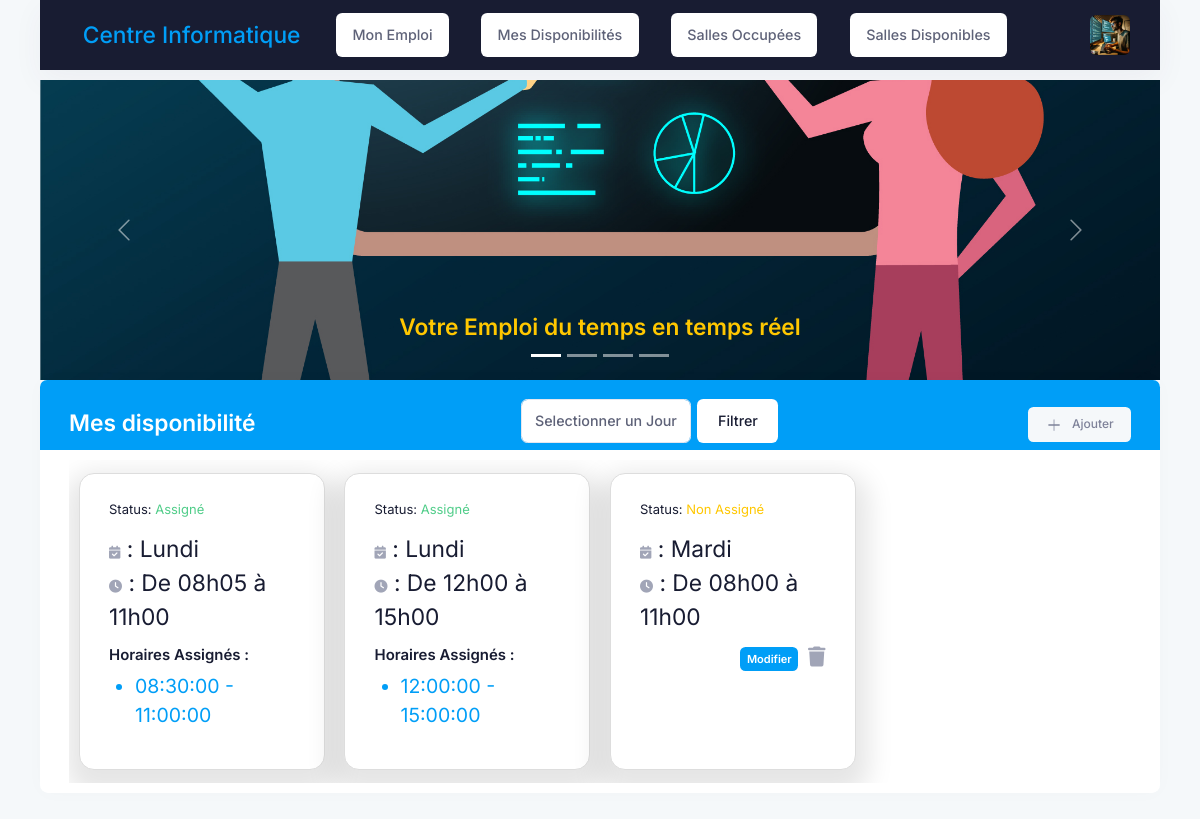
Page /disp (signed in) on the committed database.
### account/models.py (models this page shows, shortened)
class Teacher(models.Model):
    user = models.OneToOneField(User, on_delete=models.CASCADE)
    telephone = models.CharField(max_length=100)
    photo = models.ImageField(upload_to='teacher_photos/', blank=True, null=True)  # Ajout du champ photo de profil
    adresse = models.CharField(max_length=255, blank=True, null=True)  # Ajout du champ adresse
    cv = models.FileField(upload_to='teacher_cvs/', blank=True, null=True)  # Ajout du champ CV
    class Meta:
        verbose_name= 'Professeur'

### EmploiApp/models.py (models this page shows, shortened)
class ProfDispoWeek(models.Model):
    DAYS_OF_WEEK = [
        (0, 'Lundi'),
        (1, 'Mardi'),
        (2, 'Mercredi'),
        (3, 'Jeudi'),
        (4, 'Vendredi'),
        (5, 'Samedi'),
        (6, 'Dimanche'),
    ]
    teacher = models.ForeignKey('account.Teacher', on_delete=models.CASCADE)
    day_week = models.IntegerField(choices=DAYS_OF_WEEK)
    start_time = models.TimeField()
    end_time = models.TimeField()
    busy = models.BooleanField(default=False)  # Vérifie si la disponibilité est affectée ou pas
    occupied_intervals = models.JSONField(default=list, blank=True,null=True)  # Stocker les intervalles occupés

### EmploiApp/views.py (the view, shortened to what this page needs)
# urls.py: path('disp',views.dispo, name="dispo"),
@login_required(login_url="account:app_login")
def dispo(request):
    user = request.user
    try:
        owner = Teacher.objects.get(user=user)
    except Teacher.DoesNotExist:
        return redirect('account:app_logout')
    search_day = request.GET.get('search_day')
    dispo_list = ProfDispoWeek.objects.filter(teacher=owner).order_by('day_week', 'start_time')
    if search_day is not None and search_day != '':
        dispo_list = dispo_list.filter(day_week=int(search_day))
    paginator = Paginator(dispo_list, 8)
    page_number = request.GET.get('page')
    page_obj = paginator.get_page(page_number)
    for dispo in page_obj:
        print("Occupied intervals:", dispo.occupied_intervals)  # Ajoutez ceci avant de retourner le contexte
    context = {
        "dispos": page_obj,
        'form': Dispoform(),
    }
    return render(request, "teacher/dispo.html", context)

### EmploiApp/forms.py (shortened to what this page needs)
class Dispoform(forms.ModelForm):
        class Meta:
            model = ProfDispoWeek
            fields = ['day_week', 'start_time', 'end_time']  # Assurez-vous d'inclure tous les champs nécessaires
            widgets = {
                'day_week': forms.Select(attrs={
                    'class': 'form-control',
                    'placeholder': 'Sélectionnez le jour de la semaine'  # Optionnel
                }),
                'start_time': forms.TimeInput(attrs={
                    'class': 'form-control',
                    'type': 'time',  # Cela affichera un sélecteur d'heure dans certains navigateurs
                    'placeholder': 'Heure de début'  # Optionnel
                }),
                'end_time': forms.TimeInput(attrs={
                    'class': 'form-control',
                    'type': 'time',  # Cela affichera un sélecteur d'heure dans certains navigateurs
                    'placeholder': 'Heure de fin'  # Optionnel
                }),
            }
            labels = {
            'day_week': 'Jour de la semaine',
            'start_time': 'Heure de début',
            'end_time': 'Heure de fin',
            }

### EmploiApp/templates/teacher/dispo.html (shortened to what this page needs)
{% extends "base.html" %}
{% load static%}
{% block content %}
<div class="card mb-5 mb-xl-8">
    <div class="card-header border-0 pt-5 bg-primary">
        <div class="col-12">
        </div>
        <h3 class="card-title align-items-start flex-column text-center ">
            <span class="card-label fw-bold fs-1 mb-1 text-white">Mes disponibilité</span>
        </h3>
        <div class="">
            <form class="d-flex" role="search" method="GET">
                <select name="search_day" class="form-control me-2">
                    <option value="">Selectionner un Jour</option>
                </select>
                <button class="btn btn-white" type="submit">Filtrer </button>
            </form>
        </div>
        <div class="card-toolbar" data-bs-toggle="tooltip" data-bs-placement="top" data-bs-trigger="hover">
            <a href="#" class="btn btn-sm btn-light" data-bs-toggle="modal" data-bs-target="#kt_modal_invite_friends">
                <span class="svg-icon svg-icon-3">
                    <svg width="24" height="24" viewBox="0 0 24 24" fill="none" xmlns="http://www.w3.org/2000/svg">
                        <rect opacity="0.5" x="11.364" y="20.364" width="16" height="2" rx="1"
                            transform="rotate(-90 11.364 20.364)" fill="currentColor" />
                        <rect x="4.36396" y="11.364" width="16" height="2" rx="1" fill="currentColor" />
                    </svg>
                </span>
                Ajouter</a>
        </div>
    </div>
    <div class="card-body py-3">
        <div class="table-responsive">
            <div class="container mt-4">
                <div class="row">
                    {% for dispo in dispos %}
                    <div class="col-md-3 mb-4">
                        <div class="card card-custom shadow-lg h-100">
                            <div class="card-body">
                                <p class="fs-0">Status:
                                {% if dispo.busy %}
                                    <span class="text-success">Assigné</span>
                                {% else %}
                                    <span class="text-warning">Non Assigné</span>
                                {% endif %}
                                </p>
                                <div class="">
                                    <p class=" fs-1" style="font-size: 50px;">
                                        <i class="fas fa-calendar-check fa-2x"></i> : {{ dispo.get_day_week_display }}<br>
                                        <i class="fas fa-clock fa-2x"></i> : <span class="bold">De</span> {{ dispo.start_time|time:"H\\hi" }}  <span class="bold">à</span> {{ dispo.end_time|time:"H\\hi" }}
                                    </p>
                                </div>
                                {% if dispo.occupied_intervals %}
                                <div>
                                    <h5>Horaires Assignés :</h5>
                                    <ul class="text-primary fs-2">
                                        {% for interval in dispo.occupied_intervals %}
                                            <li>{{ interval.0 }} - {{ interval.1 }}</li>
                                        {% endfor %}
                                    </ul>
                                </div>
                            {% endif %}
                                {% if not dispo.busy %}
                                <div class="d-flex justify-content-end">
                                    <a href="#" class="me-3 btn badge badge-primary p-2 edit-dispo-btn" data-bs-toggle="modal" data-bs-target="#editDispoModal" data-id="{{ dispo.pk }}" data-day="{{ dispo.day_week }}" data-start-time="{{ dispo.start_time|time:'H:i'}}" data-end-time="{{ dispo.end_time|time:'H:i' }}">
                                        Modifier
                                    </a>
                                    <a data-bs-toggle="modal" data-bs-target="#exampleModal" class="delete-dispo-btn" data-id="{{ dispo.pk }}" data-day="{{ dispo.get_day_week_display }}" data-start-time="{{ dispo.start_time|time:'H:i' }}" data-end-time="{{ dispo.end_time|time:'H:i' }}">
                                        <i class="fa-solid fa-trash fa-2x" style="font-size: 20px;"></i>
                                    </a>
                                </div>
                                {% endif %}
                            </div>
                        </div>
                    </div>
                    {% endfor %}
                </div>
        </div>
    </div>
</div>
{% endblock content %}

### EmploiApp/templates/_partials/navbar.html (shortened to what this page needs)
{% load static %}
<div class="d-flex flex-column flex-root app-root mb-3 " id="kt_app_root">
    <div class="app-page flex-column flex-column-fluid" id="kt_app_page">
        <div id="kt_app_header" class="app-header">
            <div class="app-container container-fluid d-flex align-items-stretch justify-content-between bg bg-dark" id="kt_app_header_container">
                <div class="d-flex align-items-stretch justify-content-between flex-lg-grow-1" id="kt_app_header_wrapper">
                    <div class="app-header-menu app-header-mobile-drawer align-items-stretch" data-kt-drawer="true" data-kt-drawer-name="app-header-menu" data-kt-drawer-activate="{default: true, lg: false}" data-kt-drawer-overlay="true" data-kt-drawer-width="250px" data-kt-drawer-direction="end" data-kt-drawer-toggle="#kt_app_header_menu_toggle" data-kt-swapper="true" data-kt-swapper-mode="{default: 'append', lg: 'prepend'}" data-kt-swapper-parent="{default: '#kt_app_body', lg: '#kt_app_header_wrapper'}">
                        <div class="menu menu-rounded menu-column menu-lg-row my-5 my-lg-0 align-items-stretch fw-semibold px-2 px-lg-0" id="kt_app_header_menu" data-kt-menu="true">
                            <div data-kt-menu-trigger="{default: 'click', lg: 'hover'}" data-kt-menu-placement="bottom-start" class="menu-item menu-here-bg menu-lg-down-accordion me-0 me-lg-2">
                                <span class="menu-link">
                                    <span class="menu-title fs-1 text-primary">Centre Informatique</span>
                                </span>
                            </div>
                            {% if user.is_authenticated %}
                                <div data-kt-menu-trigger="{default: 'click', lg: 'hover'}" data-kt-menu-placement="bottom-start" class="menu-item menu-lg-down-accordion me-0 me-lg-2">
                                    <div class="menu-item px-5">
                                        <a href="{% url 'emploi:app_home' %}" class="menu-link px-5 btn btn-white">Mon Emploi</a>
                                    </div>
                                    {% if user.teacher %}
                                    <div class="menu-item px-5">
                                        <a href="{% url 'emploi:dispo' %}" class="menu-link px-5 btn btn-white">Mes Disponibilités</a>
                                    </div>
                                    {% endif %}
                                    <div class="menu-item px-5">
                                        <a href="{% url 'emploi:disp_salle_occup' %}" class="menu-link px-5 btn btn-white">Salles Occupées</a>
                                    </div>
                                     <div class="menu-item px-5">
                                        <a href="{% url 'emploi:disp_salle' %}" class="menu-link px-5 btn btn-white">Salles Disponibles</a>
                                    </div>
                                </div>
                            {% endif %}
                        </div>
                    </div>
                    <div class="app-navbar flex-shrink-0">
                        <div class="app-navbar-item ms-1 ms-lg-3" id="kt_header_user_menu_toggle">
                            <div class="cursor-pointer symbol symbol-35px symbol-md-40px" data-kt-menu-trigger="{default: 'click', lg: 'hover'}" data-kt-menu-attach="parent" data-kt-menu-placement="bottom-end">
                                {% if user.etudiant %}
                                    {% if user.etudiant.photo %}
                                        <img src="{{ user.etudiant.photo.url }}" alt="user" />
                                    {% endif %}
                                {% else %}
                                    <img src="{{ user.teacher.photo.url }}" alt="user" />
                                {% endif %}
                            </div>
                        </div>
                    </div>
                </div>
            </div>
        </div>
    </div>
</div>

### EmploiApp/templates/teacher/dispo.html (style rules this page uses)
.card-custom { border: 1px solid #ddd; border-radius: 15px; box-shadow: 0 4px 8px rgba(0, 0, 0, 0.1); }

### rows in the picture
ProfDispoWeek: busy "Assigné", day_week "Lundi", start_time "08h05", end_time "11h00", interval "08:30:00", interval "11:00:00"
ProfDispoWeek: busy "Assigné", day_week "Lundi", start_time "12h00", end_time "15h00", interval "12:00:00", interval "15:00:00"
ProfDispoWeek: busy "Non Assigné", day_week "Mardi", start_time "08h00", end_time "11h00"
